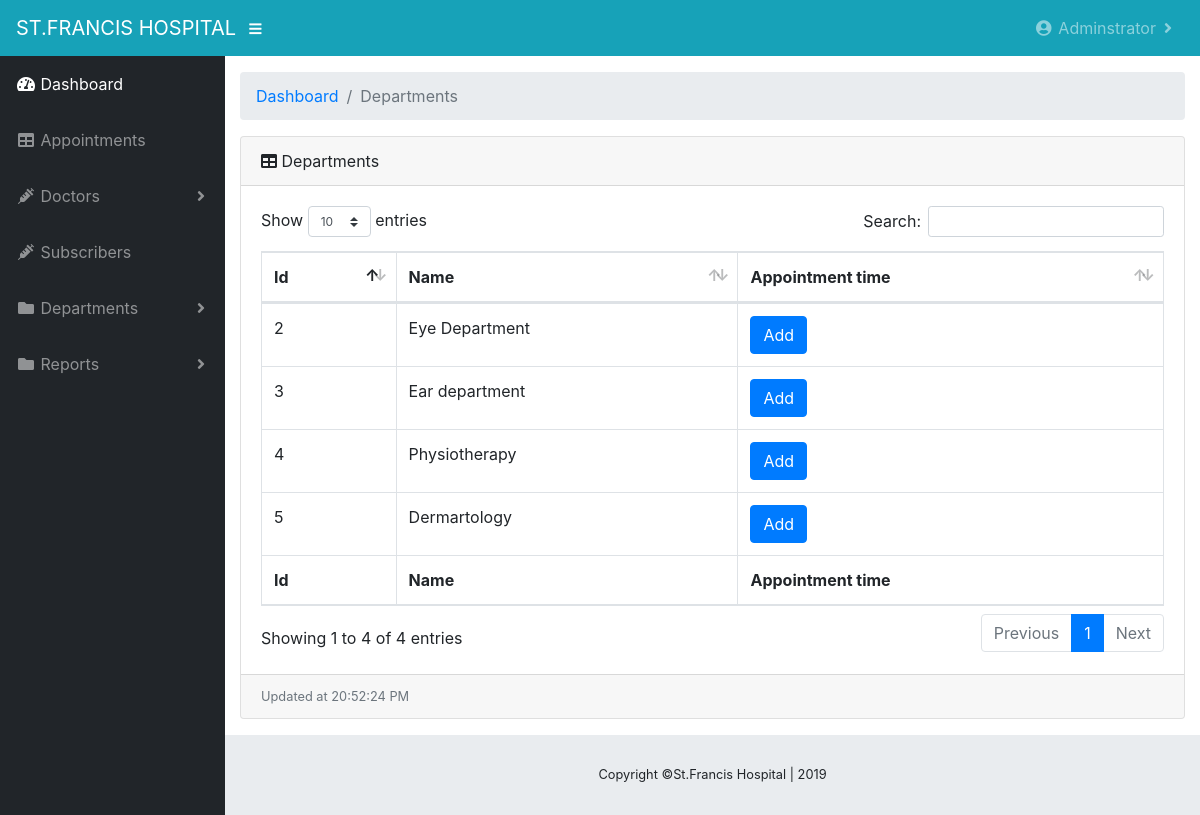
The app's page /view_department (signed in) with its own data.
### medlink/models.py (models this page shows, shortened)
class Doctors(db.Model, UserMixin):
    id = db.Column(db.Integer, primary_key=True, nullable=False)
    fullname = db.Column(db.String(30), unique=True, nullable=False)
    user_role = db.Column(db.String(30), default="User")
    department = db.Column(db.String(30), default="Adminstrator")
    status = db.Column(db.String(20), nullable=False, default="Active")
    email = db.Column(db.String(30), unique=True, nullable=False)
    phone = db.Column(db.String(10), unique=True, nullable=False)
    password = db.Column(db.String(60), nullable=False)
    appointment = db.relationship('Appointment', backref='doctor', lazy=True)

class Department(db.Model):
    id = db.Column(db.Integer, primary_key=True, nullable=False)
    department_name = db.Column(db.String(30), nullable=False)
    appointment_time = db.relationship('DepartmentAppointment', backref='appointment', lazy=True)

### medlink/appointments/routes.py (the view)
@appointments.route('/view_department')
@login_required
def view_department():
    if current_user.user_role != "Adminstrator":
        abort(403)
    departments = Department.query.all()
    now = datetime.utcnow()
    tdelta = timedelta(hours=3)
    now = now + tdelta
    return render_template('view_department.html', departments=departments, now=now)

### medlink/models.py (called while the page is built)
@lm.user_loader
def load_user(doctor_id):
    return Doctors.query.get(int(doctor_id))

### medlink/templates/view_department.html (shortened to what this page needs)
{%extends "admin_layout.html"%}
{%block content%}
  <div class="container-fluid">
          <ol class="breadcrumb">
            <li class="breadcrumb-item">
              <a href="{{url_for('doctors.admin')}}">Dashboard</a>
            </li>
            <li class="breadcrumb-item active">Departments</li>
          </ol>
          <div class="card mb-3">
            <div class="card-header">
              <i class="fas fa-table"></i>
              Departments</div>
            <div class="card-body">
              <div class="table-responsive">
                <table class="table table-bordered" id="dataTable" width="100%" cellspacing="0">
                  <thead>
                    <tr>
                      <th>Id</th>
                      <th>Name</th>
                      <th>Appointment time</th>
                    </tr>
                  </thead>
                  <tfoot>
                    <tr>
                      <th>Id</th>
                      <th>Name</th>
                      <th>Appointment time</th>
                    </tr>
                  </tfoot>
                  <tbody>
                    {%for department in departments%}
                      <tr>
                        <td>{{department.id}}</td>
                      <td>{{department.department_name}}</td>
                      <td><a href="{{url_for('appointments.department_timetable',dep_id=department.id)}}" class="btn btn-primary">Add</a>
                      </td>
                    </tr>
                    {%endfor%}
                  </tbody>
                </table>
              </div>
            </div>
            <div class="card-footer small text-muted">Updated at {{now.strftime('%X %p')}}</div>
          </div>
        </div>
    </div>
{%endblock content%}

### medlink/templates/admin_layout.html (shortened to what this page needs)
<!DOCTYPE html>
<html lang="en">
  <head>
    <link rel="stylesheet" href="https://maxcdn.bootstrapcdn.com/bootstrap/4.0.0/css/bootstrap.min.css">
  <link rel="stylesheet" href="https://cdnjs.cloudflare.com/ajax/libs/font-awesome/4.7.0/css/font-awesome.min.css">
  <link href=" {{ url_for('static', filename='site/fontawesome-free/css/all.css')}}" rel="stylesheet" type="text/css">
  <link href="{{ url_for('static', filename='site/datatables/dataTables.bootstrap4.css')}}" rel="stylesheet">
  <link href="{{ url_for('static', filename='css/sb-admin.css')}}" rel="stylesheet">
  </head>
  <body id="page-top">
    <nav class="navbar navbar-expand navbar-dark bg-info static-top">
      <a class="navbar-brand mr-1" href="index.html">ST.FRANCIS HOSPITAL</a>
      <button class="btn btn-link btn-sm text-white order-1 order-sm-0" id="sidebarToggle" href="#">
        <i class="fas fa-bars"></i>
      </button>
      <ul class="navbar-nav ml-auto mr-0">
        <li class="nav-item dropdown">
          <a class="nav-link dropdown-toggle" href="#" id="userDropdown" role="button" data-toggle="dropdown" aria-haspopup="true" aria-expanded="false">
            <i class="fas fa-user-circle fa-fw"></i>
            {{current_user.fullname}}
          </a>
        </li>
      </ul>
    </nav>
    <div id="wrapper">
      <ul class="sidebar navbar-nav">
        <li class="nav-item active">
          <a class="nav-link" href="{{url_for('doctors.admin')}}">
            <i class="fas fa-fw fa-tachometer-alt"></i>
            <span>Dashboard</span>
          </a>
        </li>
        <li class="nav-item">
          <a class="nav-link" href="{{url_for('appointments.appointments_route')}}">
            <i class="fas fa-fw fa-table"></i>
            <span>Appointments</span></a>
        </li>
        <li class="nav-item dropdown">
          <a class="nav-link dropdown-toggle" href="#" id="pagesDropdown" role="button" data-toggle="dropdown" aria-haspopup="true" aria-expanded="false">
            <i class="fas fa-fw fa-syringe"></i>
            <span>Doctors</span>
          </a>
        </li>
        <li class="nav-item">
          <a class="nav-link" href="{{url_for('doctors.subscribers')}}">
            <i class="fas fa-fw fa-syringe"></i>
            <span>Subscribers</span></a>
        </li>
        <li class="nav-item dropdown">
          <a class="nav-link dropdown-toggle" href="#" id="pagesDropdown" role="button" data-toggle="dropdown" aria-haspopup="true" aria-expanded="false">
            <i class="fas fa-fw fa-folder"></i>
            <span>Departments</span>
          </a>
        </li>
        <li class="nav-item dropdown">
          <a class="nav-link dropdown-toggle" href="#" id="pagesDropdown" role="button" data-toggle="dropdown" aria-haspopup="true" aria-expanded="false">
            <i class="fas fa-fw fa-folder"></i>
            <span>Reports</span>
          </a>
        </li>
      </ul>
      <div id="content-wrapper">
        {%block content%}{%endblock content%}
        <footer class="sticky-footer">
          <div class="container my-auto">
            <div class="copyright text-center my-auto">
              <span>Copyright ©St.Francis Hospital | 2019</span>
            </div>
          </div>
        </footer>
      </div>
  </body>
</html>

### medlink/static/css/sb-admin.css (style rules this page uses)
html { position: relative; min-height: 100%; }
body { height: 100%; }
#wrapper { display: -webkit-box; display: -ms-flexbox; display: flex; }
#wrapper #content-wrapper { overflow-x: hidden; width: 100%; padding-top: 1rem; padding-bottom: 80px; }
.navbar-nav .nav-item.active .nav-link { color: #fff; }
.navbar-nav .nav-item.dropdown .dropdown-toggle::after { width: 1rem; text-align: center; float: right; vertical-align: 0; border: 0; font-weight: 900; content: '\f105'; font-family: 'Font Awesome 5 Free'; }
.sidebar { width: 90px !important; background-color: #212529; min-height: calc(100vh - 56px); }
.sidebar .nav-item:last-child { margin-bottom: 1rem; }
.sidebar .nav-item .nav-link { text-align: center; padding: 0.75rem 1rem; width: 90px; }
.sidebar .nav-item .nav-link span { font-size: 0.65rem; display: block; }
.sidebar .nav-item.dropdown .dropdown-toggle::after { display: none; }
.sidebar .nav-item .nav-link { color: rgba(255, 255, 255, 0.5); }
@media (min-width: 768px) { .sidebar { width: 225px !important; } }
@media (min-width: 768px) { .sidebar .nav-item .nav-link { display: block; width: 100%; text-align: left; padding: 1rem; width: 225px; } }
@media (min-width: 768px) { .sidebar .nav-item .nav-link span { font-size: 1rem; display: inline; } }
@media (min-width: 768px) { .sidebar .nav-item.dropdown .dropdown-toggle::after { display: block; } }
:root { --input-padding-x: 0.75rem; --input-padding-y: 0.75rem; }
footer.sticky-footer { display: -webkit-box; display: -ms-flexbox; display: flex; position: absolute; right: 0; bottom: 0; width: calc(100% - 90px); height: 80px; background-color: #e9ecef; }
footer.sticky-footer .copyright { line-height: 1; font-size: 0.8rem; }
@media (min-width: 768px) { footer.sticky-footer { width: calc(100% - 225px); } }

### records on screen
Doctors: fullname "Adminstrator"
Department: id "2", department_name "Eye Department"
Department: id "3", department_name "Ear department"
Department: id "4", department_name "Physiotherapy"
Department: id "5", department_name "Dermartology"

### other values on screen
{{ now.strftime('%X %p') }} "20:52:24 PM"
